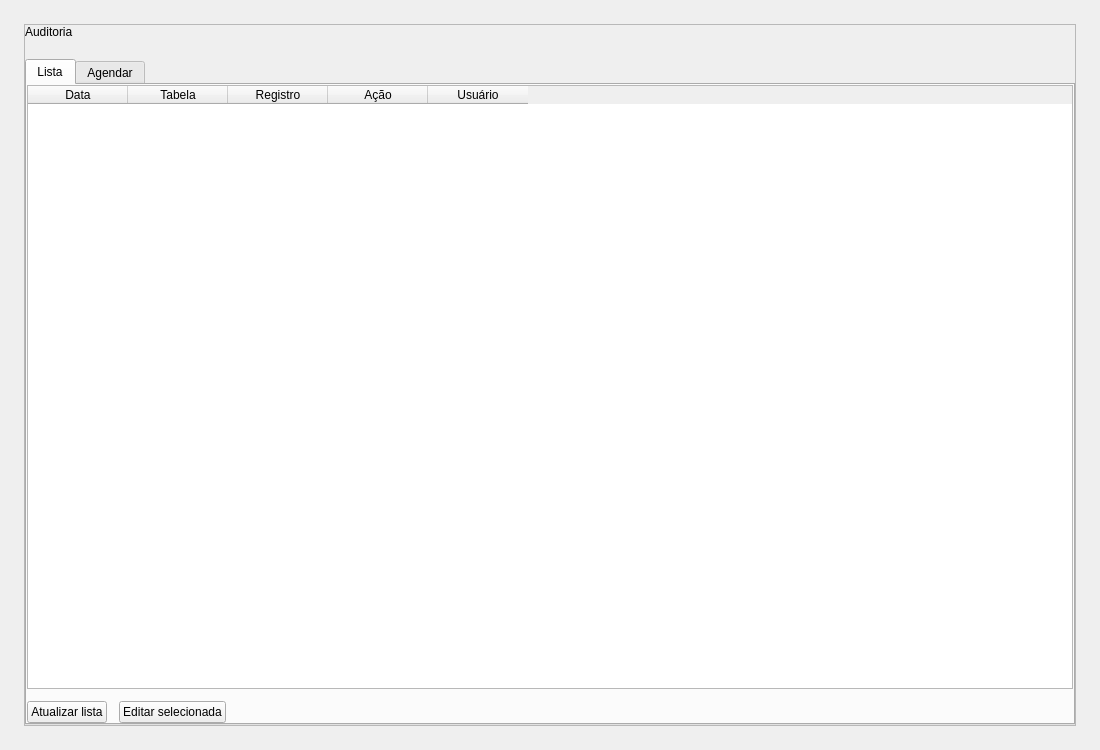
<?xml version='1.0' encoding='UTF-8'?>
<ui version="4.0">
  <class>AuditoriaWindow</class>
  <widget class="QWidget" name="AuditoriaWindow">
    <property name="geometry">
      <rect>
        <x>0</x>
        <y>0</y>
        <width>1100</width>
        <height>750</height>
      </rect>
    </property>
    <property name="windowTitle">
      <string>Auditoria</string>
    </property>
    <layout class="QVBoxLayout" name="verticalLayout">
      <property name="spacing">
        <number>20</number>
      </property>
      <property name="leftMargin">
        <number>24</number>
      </property>
      <property name="topMargin">
        <number>24</number>
      </property>
      <property name="rightMargin">
        <number>24</number>
      </property>
      <property name="bottomMargin">
        <number>24</number>
      </property>
      <item>
        <widget class="QScrollArea" name="scrollArea">
          <property name="sizePolicy">
            <sizepolicy hsizetype="Expanding" vsizetype="Expanding">
              <horstretch>0</horstretch>
              <verstretch>0</verstretch>
            </sizepolicy>
          </property>
          <property name="widgetResizable">
            <bool>true</bool>
          </property>
          <property name="horizontalScrollBarPolicy">
            <enum>Qt::ScrollBarPolicy::ScrollBarAsNeeded</enum>
          </property>
          <property name="verticalScrollBarPolicy">
            <enum>Qt::ScrollBarPolicy::ScrollBarAsNeeded</enum>
          </property>
          <widget class="QWidget" name="scrollAreaWidgetContents">
            <property name="geometry">
              <rect>
                <x>0</x>
                <y>0</y>
                <width>1052</width>
                <height>702</height>
              </rect>
            </property>
            <layout class="QVBoxLayout" name="scrollLayout">
              <property name="spacing">
                <number>20</number>
              </property>
              <property name="leftMargin">
                <number>0</number>
              </property>
              <property name="topMargin">
                <number>0</number>
              </property>
              <property name="rightMargin">
                <number>0</number>
              </property>
              <property name="bottomMargin">
                <number>0</number>
              </property>
              <property name="stretch">
                <string>0,1</string>
              </property>
              <item>
                <widget class="QLabel" name="lbl_title">
                  <property name="text">
                    <string>Auditoria</string>
                  </property>
                  <property name="alignment">
                    <set>Qt::AlignmentFlag::AlignLeft | Qt::AlignmentFlag::AlignVCenter</set>
                  </property>
                </widget>
              </item>
              <item>
                <widget class="QTabWidget" name="tabWidget">
                  <widget class="QWidget" name="tab_lista">
                    <attribute name="title">
                      <string>Lista</string>
                    </attribute>
                    <layout class="QVBoxLayout" name="v1">
                      <property name="spacing">
                        <number>12</number>
                      </property>
                      <property name="leftMargin">
                        <number>0</number>
                      </property>
                      <property name="topMargin">
                        <number>0</number>
                      </property>
                      <property name="rightMargin">
                        <number>0</number>
                      </property>
                      <property name="bottomMargin">
                        <number>0</number>
                      </property>
                      <property name="stretch">
                        <string>1,0</string>
                      </property>
                      <item>
                        <widget class="QTableWidget" name="tbl_auditoria">
                          <property name="sizePolicy">
                            <sizepolicy hsizetype="Expanding" vsizetype="Expanding">
                              <horstretch>0</horstretch>
                              <verstretch>0</verstretch>
                            </sizepolicy>
                          </property>
                          <property name="minimumHeight">
                            <number>220</number>
                          </property>
                          <property name="editTriggers">
                            <set>QAbstractItemView::EditTrigger::NoEditTriggers</set>
                          </property>
                          <property name="selectionBehavior">
                            <enum>QAbstractItemView::SelectionBehavior::SelectRows</enum>
                          </property>
                          <property name="horizontalScrollBarPolicy">
                            <enum>Qt::ScrollBarPolicy::ScrollBarAsNeeded</enum>
                          </property>
                          <property name="verticalScrollBarPolicy">
                            <enum>Qt::ScrollBarPolicy::ScrollBarAsNeeded</enum>
                          </property>
                          <property name="rowCount">
                            <number>0</number>
                          </property>
                          <property name="columnCount">
                            <number>5</number>
                          </property>
                          <column>
                            <property name="text">
                              <string>Data</string>
                            </property>
                          </column>
                          <column>
                            <property name="text">
                              <string>Tabela</string>
                            </property>
                          </column>
                          <column>
                            <property name="text">
                              <string>Registro</string>
                            </property>
                          </column>
                          <column>
                            <property name="text">
                              <string>Ação</string>
                            </property>
                          </column>
                          <column>
                            <property name="text">
                              <string>Usuário</string>
                            </property>
                          </column>
                        </widget>
                      </item>
                      <item>
                        <layout class="QHBoxLayout" name="hbox_lista_acoes">
                          <item>
                            <widget class="QPushButton" name="btn_atualizar_lista_auditoria">
                              <property name="text">
                                <string>Atualizar lista</string>
                              </property>
                            </widget>
                          </item>
                          <item>
                            <widget class="QPushButton" name="btn_editar_auditoria">
                              <property name="text">
                                <string>Editar selecionada</string>
                              </property>
                            </widget>
                          </item>
                          <item>
                            <spacer name="spacer_lista">
                              <property name="orientation">
                                <enum>Qt::Orientation::Horizontal</enum>
                              </property>
                              <property name="sizeHint" stdset="0">
                                <size>
                                  <width>40</width>
                                  <height>20</height>
                                </size>
                              </property>
                            </spacer>
                          </item>
                        </layout>
                      </item>
                    </layout>
                  </widget>
                  <widget class="QWidget" name="tab_agendar">
                    <attribute name="title">
                      <string>Agendar</string>
                    </attribute>
                    <layout class="QFormLayout" name="form_agendar">
                      <property name="fieldGrowthPolicy">
                        <enum>QFormLayout::FieldGrowthPolicy::AllNonFixedFieldsGrow</enum>
                      </property>
                      <property name="horizontalSpacing">
                        <number>20</number>
                      </property>
                      <property name="verticalSpacing">
                        <number>16</number>
                      </property>
                      <item row="0" column="0">
                        <widget class="QLabel" name="lblData">
                          <property name="text">
                            <string>Data programada</string>
                          </property>
                        </widget>
                      </item>
                      <item row="0" column="1">
                        <widget class="QDateTimeEdit" name="dt_agendamento">
                          <property name="calendarPopup">
                            <bool>true</bool>
                          </property>
                          <property name="displayFormat">
                            <string>dd/MM/yyyy HH:mm</string>
                          </property>
                        </widget>
                      </item>
                      <item row="1" column="0">
                        <widget class="QLabel" name="lblTabela">
                          <property name="text">
                            <string>Tabela alvo</string>
                          </property>
                        </widget>
                      </item>
                      <item row="1" column="1">
                        <widget class="QComboBox" name="cb_tabela_auditoria">
                          <item>
                            <property name="text">
                              <string>patrimonios</string>
                            </property>
                          </item>
                          <item>
                            <property name="text">
                              <string>manutencoes</string>
                            </property>
                          </item>
                          <item>
                            <property name="text">
                              <string>movimentacoes</string>
                            </property>
                          </item>
                          <item>
                            <property name="text">
                              <string>notas_fiscais</string>
                            </property>
                          </item>
                          <item>
                            <property name="text">
                              <string>setores_locais</string>
                            </property>
                          </item>
                        </widget>
                      </item>
                      <item row="2" column="0">
                        <widget class="QLabel" name="lblRegistro">
                          <property name="text">
                            <string>ID do registro</string>
                          </property>
                        </widget>
                      </item>
                      <item row="2" column="1">
                        <widget class="QSpinBox" name="sb_registro_auditoria">
                          <property name="maximum">
                            <number>999999999</number>
                          </property>
                        </widget>
                      </item>
                      <item row="3" column="0">
                        <widget class="QLabel" name="lblAcao">
                          <property name="text">
                            <string>Ação</string>
                          </property>
                        </widget>
                      </item>
                      <item row="3" column="1">
                        <widget class="QLineEdit" name="le_acao_auditoria">
                        </widget>
                      </item>
                      <item row="4" column="0">
                        <widget class="QLabel" name="lblObservacoes">
                          <property name="text">
                            <string>Observações</string>
                          </property>
                        </widget>
                      </item>
                      <item row="4" column="1">
                        <widget class="QPlainTextEdit" name="pte_observacoes_auditoria">
                          <property name="minimumSize">
                            <size>
                              <width>0</width>
                              <height>120</height>
                            </size>
                          </property>
                        </widget>
                      </item>
                      <item row="5" column="0">
                        <widget class="QLabel" name="lblItensAuditoria">
                          <property name="text">
                            <string>Itens a verificar</string>
                          </property>
                        </widget>
                      </item>
                      <item row="5" column="1">
                        <widget class="QFrame" name="frame_itens_auditoria">
                          <property name="frameShape">
                            <enum>QFrame::Shape::NoFrame</enum>
                          </property>
                          <layout class="QVBoxLayout" name="verticalLayout_itens">
                            <property name="spacing">
                              <number>12</number>
                            </property>
                            <item>
                              <layout class="QHBoxLayout" name="layout_item_inputs">
                                <property name="spacing">
                                  <number>8</number>
                                </property>
                                <item>
                                  <widget class="QLineEdit" name="le_item_id_auditoria">
                                    <property name="placeholderText">
                                      <string>ID / Número</string>
                                    </property>
                                  </widget>
                                </item>
                                <item>
                                  <widget class="QLineEdit" name="le_item_descricao_auditoria">
                                    <property name="placeholderText">
                                      <string>Descrição do item</string>
                                    </property>
                                  </widget>
                                </item>
                                <item>
                                  <widget class="QComboBox" name="cb_item_conformidade">
                                    <item>
                                      <property name="text">
                                        <string>Conforme</string>
                                      </property>
                                    </item>
                                    <item>
                                      <property name="text">
                                        <string>Não conforme</string>
                                      </property>
                                    </item>
                                  </widget>
                                </item>
                                <item>
                                  <widget class="QPushButton" name="btn_add_item_auditoria">
                                    <property name="text">
                                      <string>Adicionar</string>
                                    </property>
                                  </widget>
                                </item>
                              </layout>
                            </item>
                            <item>
                              <widget class="QLabel" name="lbl_item_observacao">
                                <property name="text">
                                  <string>Observações (obrigatório quando não conforme)</string>
                                </property>
                              </widget>
                            </item>
                            <item>
                              <widget class="QPlainTextEdit" name="pte_item_observacao">
                                <property name="minimumSize">
                                  <size>
                                    <width>0</width>
                                    <height>80</height>
                                  </size>
                                </property>
                              </widget>
                            </item>
                            <item>
                              <widget class="QTableWidget" name="tbl_itens_auditoria">
                                <property name="sizePolicy">
                                  <sizepolicy hsizetype="Expanding" vsizetype="Expanding">
                                    <horstretch>0</horstretch>
                                    <verstretch>0</verstretch>
                                  </sizepolicy>
                                </property>
                                <property name="minimumHeight">
                                  <number>180</number>
                                </property>
                                <property name="editTriggers">
                                  <set>QAbstractItemView::EditTrigger::NoEditTriggers</set>
                                </property>
                                <property name="selectionBehavior">
                                  <enum>QAbstractItemView::SelectionBehavior::SelectRows</enum>
                                </property>
                                <property name="horizontalScrollBarPolicy">
                                  <enum>Qt::ScrollBarPolicy::ScrollBarAsNeeded</enum>
                                </property>
                                <property name="verticalScrollBarPolicy">
                                  <enum>Qt::ScrollBarPolicy::ScrollBarAsNeeded</enum>
                                </property>
                                <property name="rowCount">
                                  <number>0</number>
                                </property>
                                <property name="columnCount">
                                  <number>4</number>
                                </property>
                                <column>
                                  <property name="text">
                                    <string>Patrimônio/Item</string>
                                  </property>
                                </column>
                                <column>
                                  <property name="text">
                                    <string>Descrição</string>
                                  </property>
                                </column>
                                <column>
                                  <property name="text">
                                    <string>Status</string>
                                  </property>
                                </column>
                                <column>
                                  <property name="text">
                                    <string>Observação</string>
                                  </property>
                                </column>
                              </widget>
                            </item>
                            <item>
                              <layout class="QHBoxLayout" name="layout_itens_acoes">
                                <item>
                                  <widget class="QPushButton" name="btn_remover_item_auditoria">
                                    <property name="text">
                                      <string>Remover selecionado</string>
                                    </property>
                                  </widget>
                                </item>
                                <item>
                                  <spacer name="spacer_itens">
                                    <property name="orientation">
                                      <enum>Qt::Orientation::Horizontal</enum>
                                    </property>
                                    <property name="sizeHint" stdset="0">
                                      <size>
                                        <width>40</width>
                                        <height>20</height>
                                      </size>
                                    </property>
                                  </spacer>
                                </item>
                              </layout>
                            </item>
                          </layout>
                        </widget>
                      </item>
                      <item row="6" column="0">
                        <spacer name="spacer_form_footer">
                          <property name="orientation">
                            <enum>Qt::Orientation::Vertical</enum>
                          </property>
                          <property name="sizeHint" stdset="0">
                            <size>
                              <width>20</width>
                              <height>20</height>
                            </size>
                          </property>
                        </spacer>
                      </item>
                      <item row="6" column="1">
                        <layout class="QHBoxLayout" name="hbox_agendar_botoes">
                          <property name="leftMargin">
                            <number>0</number>
                          </property>
                          <property name="topMargin">
                            <number>8</number>
                          </property>
                          <property name="rightMargin">
                            <number>0</number>
                          </property>
                          <property name="bottomMargin">
                            <number>0</number>
                          </property>
                          <item>
                            <widget class="QPushButton" name="btn_agendar_auditoria">
                              <property name="text">
                                <string>Agendar auditoria</string>
                              </property>
                            </widget>
                          </item>
                          <item>
                            <widget class="QPushButton" name="btn_salvar_edicao_auditoria">
                              <property name="enabled">
                                <bool>false</bool>
                              </property>
                              <property name="text">
                                <string>Salvar alterações</string>
                              </property>
                            </widget>
                          </item>
                          <item>
                            <widget class="QPushButton" name="btn_limpar_form_auditoria">
                              <property name="text">
                                <string>Limpar</string>
                              </property>
                            </widget>
                          </item>
                          <item>
                            <spacer name="spacer_agendar">
                              <property name="orientation">
                                <enum>Qt::Orientation::Horizontal</enum>
                              </property>
                              <property name="sizeHint" stdset="0">
                                <size>
                                  <width>40</width>
                                  <height>20</height>
                                </size>
                              </property>
                            </spacer>
                          </item>
                        </layout>
                      </item>
                    </layout>
                  </widget>
                </widget>
              </item>
            </layout>
          </widget>
        </widget>
      </item>
    </layout>
  </widget>
  <resources/>
  <connections/>
</ui>
